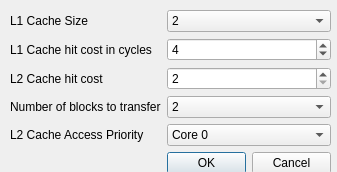
<?xml version="1.0" encoding="UTF-8"?>
<ui version="4.0">
 <class>ResetDialog</class>
 <widget class="QDialog" name="ResetDialog">
  <property name="geometry">
   <rect>
    <x>0</x>
    <y>0</y>
    <width>337</width>
    <height>172</height>
   </rect>
  </property>
  <property name="focusPolicy">
   <enum>Qt::StrongFocus</enum>
  </property>
  <property name="windowTitle">
   <string>Settings</string>
  </property>
  <property name="windowIcon">
   <iconset resource="images.qrc">
    <normaloff>:/images/images/icon.png</normaloff>:/images/images/icon.png</iconset>
  </property>
  <property name="modal">
   <bool>false</bool>
  </property>
  <widget class="QWidget" name="layoutWidget">
   <property name="geometry">
    <rect>
     <x>10</x>
     <y>10</y>
     <width>321</width>
     <height>237</height>
    </rect>
   </property>
   <layout class="QVBoxLayout" name="verticalLayout">
    <item>
     <layout class="QFormLayout" name="formLayout">
      <property name="fieldGrowthPolicy">
       <enum>QFormLayout::AllNonFixedFieldsGrow</enum>
      </property>
      <item row="0" column="0">
       <widget class="QLabel" name="label">
        <property name="text">
         <string>L1 Cache Size</string>
        </property>
       </widget>
      </item>
      <item row="0" column="1">
       <widget class="QComboBox" name="cacheSizeField">
        <item>
         <property name="text">
          <string>2</string>
         </property>
        </item>
        <item>
         <property name="text">
          <string>4</string>
         </property>
        </item>
        <item>
         <property name="text">
          <string>8</string>
         </property>
        </item>
        <item>
         <property name="text">
          <string>16</string>
         </property>
        </item>
       </widget>
      </item>
      <item row="1" column="0">
       <widget class="QLabel" name="label_4">
        <property name="text">
         <string>L1 Cache hit cost in cycles</string>
        </property>
       </widget>
      </item>
      <item row="1" column="1">
       <widget class="QSpinBox" name="cacheCostField">
        <property name="minimum">
         <number>1</number>
        </property>
        <property name="maximum">
         <number>8</number>
        </property>
        <property name="value">
         <number>4</number>
        </property>
       </widget>
      </item>
      <item row="2" column="0">
       <widget class="QLabel" name="label_5">
        <property name="text">
         <string>L2 Cache hit cost </string>
        </property>
       </widget>
      </item>
      <item row="2" column="1">
       <widget class="QSpinBox" name="ramCostField">
        <property name="minimum">
         <number>2</number>
        </property>
        <property name="maximum">
         <number>16</number>
        </property>
       </widget>
      </item>
      <item row="3" column="0">
       <widget class="QLabel" name="label_6">
        <property name="text">
         <string>Number of blocks to transfer</string>
        </property>
       </widget>
      </item>
      <item row="3" column="1">
       <widget class="QComboBox" name="blocksField">
        <item>
         <property name="text">
          <string>2</string>
         </property>
        </item>
        <item>
         <property name="text">
          <string>4</string>
         </property>
        </item>
        <item>
         <property name="text">
          <string>8</string>
         </property>
        </item>
       </widget>
      </item>
      <item row="4" column="0">
       <widget class="QLabel" name="label_7">
        <property name="text">
         <string>L2 Cache Access Priority</string>
        </property>
       </widget>
      </item>
      <item row="4" column="1">
       <widget class="QComboBox" name="coreAffinity">
        <property name="enabled">
         <bool>true</bool>
        </property>
        <item>
         <property name="text">
          <string>Core 0</string>
         </property>
        </item>
        <item>
         <property name="text">
          <string>Core 1</string>
         </property>
        </item>
       </widget>
      </item>
      <item row="5" column="1">
       <widget class="QDialogButtonBox" name="buttonBox">
        <property name="orientation">
         <enum>Qt::Horizontal</enum>
        </property>
        <property name="standardButtons">
         <set>QDialogButtonBox::Cancel|QDialogButtonBox::Ok</set>
        </property>
       </widget>
      </item>
     </layout>
    </item>
   </layout>
  </widget>
 </widget>
 <resources>
  <include location="images.qrc"/>
 </resources>
 <connections>
  <connection>
   <sender>buttonBox</sender>
   <signal>accepted()</signal>
   <receiver>ResetDialog</receiver>
   <slot>accept()</slot>
   <hints>
    <hint type="sourcelabel">
     <x>248</x>
     <y>254</y>
    </hint>
    <hint type="destinationlabel">
     <x>157</x>
     <y>274</y>
    </hint>
   </hints>
  </connection>
  <connection>
   <sender>buttonBox</sender>
   <signal>rejected()</signal>
   <receiver>ResetDialog</receiver>
   <slot>reject()</slot>
   <hints>
    <hint type="sourcelabel">
     <x>316</x>
     <y>260</y>
    </hint>
    <hint type="destinationlabel">
     <x>286</x>
     <y>274</y>
    </hint>
   </hints>
  </connection>
 </connections>
</ui>
